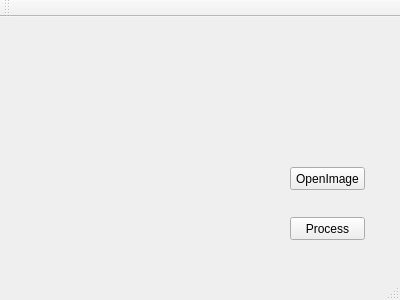
<?xml version="1.0" encoding="UTF-8"?>
<ui version="4.0">
 <class>Image_Qt</class>
 <widget class="QMainWindow" name="Image_Qt">
  <property name="geometry">
   <rect>
    <x>0</x>
    <y>0</y>
    <width>400</width>
    <height>300</height>
   </rect>
  </property>
  <property name="windowTitle">
   <string>Image_Qt</string>
  </property>
  <widget class="QWidget" name="centralWidget">
   <widget class="QPushButton" name="pushButton">
    <property name="geometry">
     <rect>
      <x>290</x>
      <y>150</y>
      <width>75</width>
      <height>23</height>
     </rect>
    </property>
    <property name="text">
     <string>OpenImage</string>
    </property>
   </widget>
   <widget class="QPushButton" name="pushButton_2">
    <property name="geometry">
     <rect>
      <x>290</x>
      <y>200</y>
      <width>75</width>
      <height>23</height>
     </rect>
    </property>
    <property name="text">
     <string>Process</string>
    </property>
   </widget>
  </widget>
  <widget class="QMenuBar" name="menuBar">
   <property name="geometry">
    <rect>
     <x>0</x>
     <y>0</y>
     <width>400</width>
     <height>23</height>
    </rect>
   </property>
  </widget>
  <widget class="QToolBar" name="mainToolBar">
   <attribute name="toolBarArea">
    <enum>TopToolBarArea</enum>
   </attribute>
   <attribute name="toolBarBreak">
    <bool>false</bool>
   </attribute>
  </widget>
  <widget class="QStatusBar" name="statusBar"/>
 </widget>
 <layoutdefault spacing="6" margin="11"/>
 <resources/>
 <connections/>
</ui>
